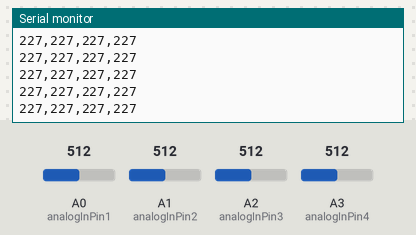
The sketch below on a simulated Arduino Uno, built with avr-gcc and run on an emulated ATmega328P. On the bench: the last lines printed to the serial monitor. Inputs (shaded band) come from the test bench; at power-on: A0 (analogInPin1) = 512, A1 (analogInPin2) = 512, A2 (analogInPin3) = 512, A3 (analogInPin4) = 512.

Above: at 1.2 s.
1.3 s: A0 (analogInPin1) set to 716
At 1.69 s:
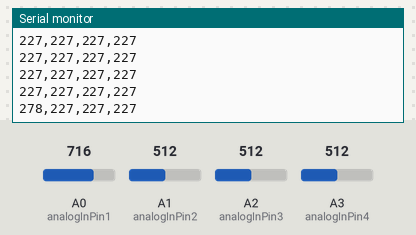
2.8 s: A1 (analogInPin2) set to 716
At 2.95 s:
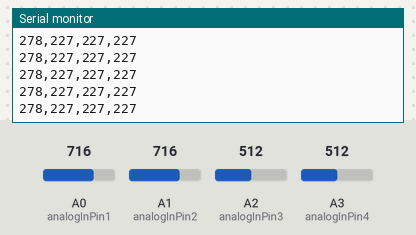
4.3 s: A2 (analogInPin3) set to 716
At 4.45 s:
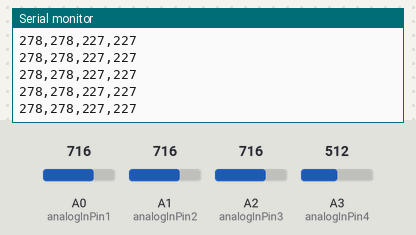
7.3 s: A3 (analogInPin4) set to 716
At 7.47 s:
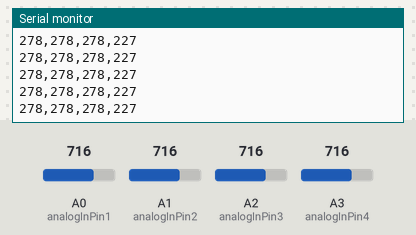
8.8 s: A0 (analogInPin1) set to 992
At 8.98 s:
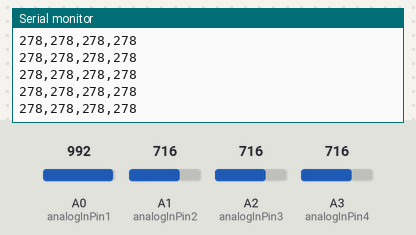
10.3 s: A1 (analogInPin2) set to 992
At 10.49 s:
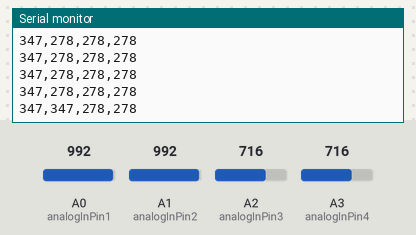
Timing chart, 0 to 12.8 s (numbered marks = the images above; inputs shaded):
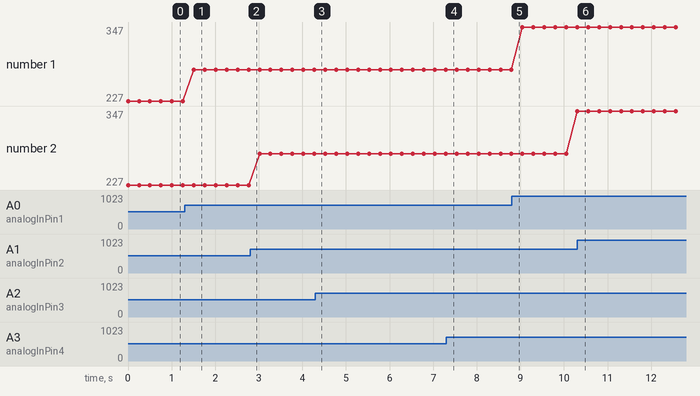

Measured:
- after the input at 1.3 s, the serial monitor: prints a new line after 0.21 s (image 1)
- after the input at 10.3 s, the serial monitor: prints a new line at once (image 6)
- plotted number 1: 227 → 278 after the input at 1.3 s, 278 → 347 after the input at 8.8 s

The sketch:

Progra_del_panel_de_control.ino
```cpp
const int analogInPin1 = A0;  // Pin analógico al que está conectado el potenciómetro
int sensorValue1 = 0;          // Valor leído del potenciómetro
int outputValue1 = 0;          // Valor de salida mapeado

const int analogInPin2 = A1;  // Pin analógico al que está conectado el potenciómetro
int sensorValue2 = 0;          // Valor leído del potenciómetro
int outputValue2 = 0;          // Valor de salida mapeado

const int analogInPin3 = A2;  // Pin analógico al que está conectado el potenciómetro
int sensorValue3 = 0;          // Valor leído del potenciómetro
int outputValue3 = 0;          // Valor de salida mapeado

const int analogInPin4 = A3;  // Pin analógico al que está conectado el potenciómetro
int sensorValue4 = 0;          // Valor leído del potenciómetro
int outputValue4 = 0;          // Valor de salida mapeado

void setup() {
  // Inicializar la comunicación serial a 9600 bps:
  Serial.begin(9600);
}

void loop() {
  // Leer el valor analógico:
  sensorValue1 = analogRead(analogInPin1);
  // Mapearlo al rango de la salida analógica:
  outputValue1 = 100+map(sensorValue1, 0, 1023, 0, 255);

  // Leer el valor analógico:
  sensorValue2 = analogRead(analogInPin2);
  // Mapearlo al rango de la salida analógica:
  outputValue2 = 100+map(sensorValue2, 0, 1023, 0, 255);

  // Leer el valor analógico:
  sensorValue3 = analogRead(analogInPin3);
  // Mapearlo al rango de la salida analógica:
  outputValue3 = 100+map(sensorValue3, 0, 1023, 0, 255);

  // Leer el valor analógico:
  sensorValue4 = analogRead(analogInPin4);
  // Mapearlo al rango de la salida analógica:
 outputValue4 = 100+map(sensorValue4, 0, 1023, 0, 255);

  // Imprimir los resultados en el Monitor Serie:
  Serial.print(outputValue1);
  Serial.print(",");
  Serial.print(outputValue2);
  Serial.print(",");
  Serial.print(outputValue3);
  Serial.print(",");
  Serial.println(outputValue4);

  // Esperar 250 milisegundos antes del próximo ciclo para que el conversor analógico-digital
  // se estabilice después de la última lectura:
  delay(250);
}
```

ADC.c
```cpp
#include "ADC.h"

void ADC_init(void)
{
	ADMUX |= (1<<REFS0);    // Seleccionar el voltaje de referencia
	ADMUX &= ~(1<<REFS1);
	ADMUX &= ~(1<<ADLAR);   // Ajustar el resultado

	ADCSRA |= (1<<ADPS0);   // Divisor = 128  16000/128 = 125 KHz
	ADCSRA |= (1<<ADPS1);
	ADCSRA |= (1<<ADPS2);
	ADCSRA |= (1<<ADEN);    // Encendemos en ADC
}

uint16_t ADC_read(uint8_t canal)
{
	canal &= 0b00001111;                // Limitar la entrada a 5
	ADMUX = (ADMUX & 0xF0) | canal;     // Limpiar los últimos 4 bits de ADMUX, OR con ch
	ADCSRA |= (1<<ADSC);                // Inicia la conversión
	while(ADCSRA & (1<<ADSC));          // Hasta que se complete la conversión
	return ADC;                         // Devuelve el valor del ADC
}
```

ADC.h
```cpp
#ifndef ADC_H_   // Directiva del preprocesador: comprueba si ADC_H_ no está definido
#define ADC_H_   // Si no está definido, define ADC_H_

#include <avr/io.h>   // Incluye el archivo de encabezado de AVR para acceder a las definiciones de registros de E/S

void ADC_init(void);       // Prototipo de la función ADC_init, que inicializa el módulo ADC
uint16_t ADC_read(uint8_t canal);   // Prototipo de la función ADC_read, que lee el valor analógico del canal especificado

#endif /* ADC_H_ */   // Fin de la directiva del preprocesador, indica el final de la definición de ADC_H_
```

PWM0.c
```cpp
#include "PWM0.h"

void PWM0_init(void)
{
	// Configuración del modo Fast PWM para el Timer 0
	TCCR0A |= (1<<WGM01) | (1<<WGM00);    // Configura los bits WGM01 y WGM00 para seleccionar el modo Fast PWM
	TCCR0B &= ~(1<<WGM02);                // Borra el bit WGM02 para seleccionar el modo Fast PWM

	// Desactiva cualquier configuración previa del prescalador para el Timer 0
	TCCR0B &= ~(1 << CS02) & ~(1 << CS01) & ~(1 << CS00); // Borra los bits CS02, CS01 y CS00

	// Configura el prescalador en 1024 para el Timer 0
	TCCR0B |= (1 << CS02) | (1 << CS00); // Configura los bits CS02 y CS00 para establecer el prescalador en 1024
}

void PWM0_dca(uint8_t dc, uint8_t modo)
{
	// Configuración del pin OC0A (D6) como salida
	DDRD |= (1 << DDD6);

	if(modo == INVERTING)
	{
		TCCR0A |= (1<<COM0A1);   // Configura el bit COM0A1 para habilitar la salida no inversora en el pin OC0A
		TCCR0A &= ~(1<<COM0A0);  // Borra el bit COM0A0 para habilitar la salida no inversora en el pin OC0A
	}
	else
	{
		TCCR0A |= (1<<COM0A1);   // Configura el bit COM0A1 para habilitar la salida no inversora en el pin OC0A
		TCCR0A |= (1<<COM0A0);   // Configura el bit COM0A0 para habilitar la salida inversora en el pin OC0A
	}

	OCR0A = (dc * 255) / 100;   // Establece el ciclo de trabajo en el valor proporcionado (en porcentaje)
}

void PWM0_dcb(uint8_t dc, uint8_t modo)
{
	// Configuración del pin OC0B (D5) como salida
	DDRD |= (1 << DDD5);

	if(modo == INVERTING)
	{
		TCCR0A |= (1<<COM0B1);   // Configura el bit COM0B1 para habilitar la salida no inversora en el pin OC0B
		TCCR0A &= ~(1<<COM0B0);  // Borra el bit COM0B0 para habilitar la salida no inversora en el pin OC0B
	}
	else
	{
		TCCR0A |= (1<<COM0B1);   // Configura el bit COM0B1 para habilitar la salida no inversora en el pin OC0B
		TCCR0A |= (1<<COM0B0);   // Configura el bit COM0B0 para habilitar la salida inversora en el pin OC0B
	}

	OCR0B = (dc * 255) / 100;   // Establece el ciclo de trabajo en el valor proporcionado (en porcentaje)
}
```

PWM0.h
```cpp
#ifndef PWM0_H_   // Directiva del preprocesador: comprueba si PWM0_H_ no está definido
#define PWM0_H_   // Si no está definido, define PWM0_H_

#include <avr/io.h>   // Incluye el archivo de encabezado de AVR para acceder a las definiciones de registros de E/S

#define NO_INVERTING    1   // Definición de una constante NO_INVERTING con el valor 1
#define INVERTING       0   // Definición de una constante INVERTING con el valor 0

#define POTENTIOMETER_1_PIN  0   // Definición del pin del primer potenciómetro (A0)
#define POTENTIOMETER_2_PIN  1   // Definición del pin del segundo potenciómetro (A1)
#define LED_PIN              10  // Definición del pin del LED (D10)

void PWM0_init(void);       // Prototipo de la función PWM0_init, que inicializa el módulo PWM0
void PWM0_dca(uint8_t dc, uint8_t modo);  // Prototipo de la función PWM0_dca, que configura el ciclo de trabajo del PWM0 para el canal A
void PWM0_dcb(uint8_t dc, uint8_t modo);  // Prototipo de la función PWM0_dcb, que configura el ciclo de trabajo del PWM0 para el canal B

#endif /* PWM0_H_ */   // Fin de la directiva del preprocesador, indica el final de la definición de PWM0_H_
```

main.c
```cpp
//***************************************************************************
//Universidad del valle de Guatemala
//IE2023: Programación de Microcontroladores
//Autor: Luis Angel Ramirez Orózco
//Proyecto: PreLab5
//Hardware: ATMEGA328P
//Creado: 25/01/2024
//***************************************************************************
//***************************************************************************
//***************************************************************************

#include <avr/io.h>
#include "PWM0/PWM0.h"  // Incluye el archivo de encabezado para la configuración y funciones de PWM
#include "ADC/ADC.h"    // Incluye el archivo de encabezado para la configuración y funciones de ADC

int main(void)
{
    DDRD |= (1 << DDD6); // Configura el pin D6 (OC0A) como salida para el PWM
    DDRB |= (1 << DDB2); // Configura el pin D10 (PB2) como salida para el LED

    PWM0_init();   // Inicializa el módulo PWM
    ADC_init();    // Inicializa el módulo ADC

    PWM0_dcb(10, INVERTING);  // Configura el ciclo de trabajo del PWM al 10% y la salida en modo inversor

    while (1)
    {
        float adc = ADC_read(0);    // Lee el valor del canal 0 (A0) del ADC
        adc = (adc * 100) / 1023;   // Convierte el valor del ADC a un porcentaje (0-100)
        PWM0_dca((uint8_t)adc, NO_INVERTING);  // Configura el ciclo de trabajo del PWM con el porcentaje leído del ADC y la salida en modo no inversor

        // Enciende el LED (D10) si el valor del ADC es mayor a un cierto umbral
        if (adc > 50) {
            PORTB |= (1 << PORTB2); // Enciende el LED conectado al pin D10
        } else {
            PORTB &= ~(1 << PORTB2); // Apaga el LED conectado al pin D10
        }
    }
}
```
